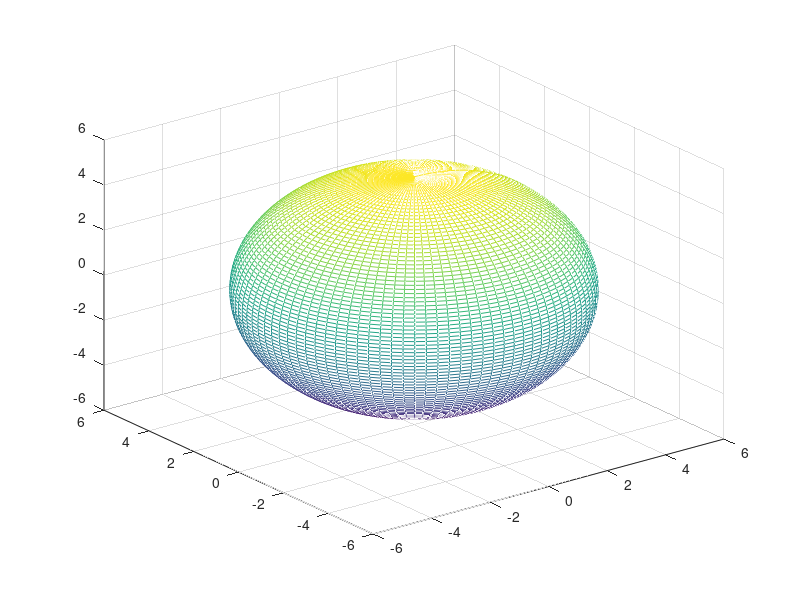
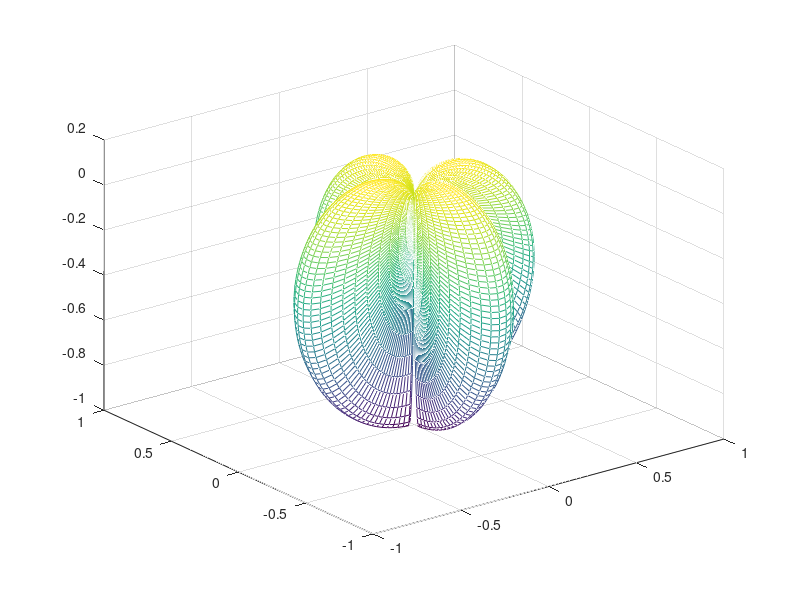
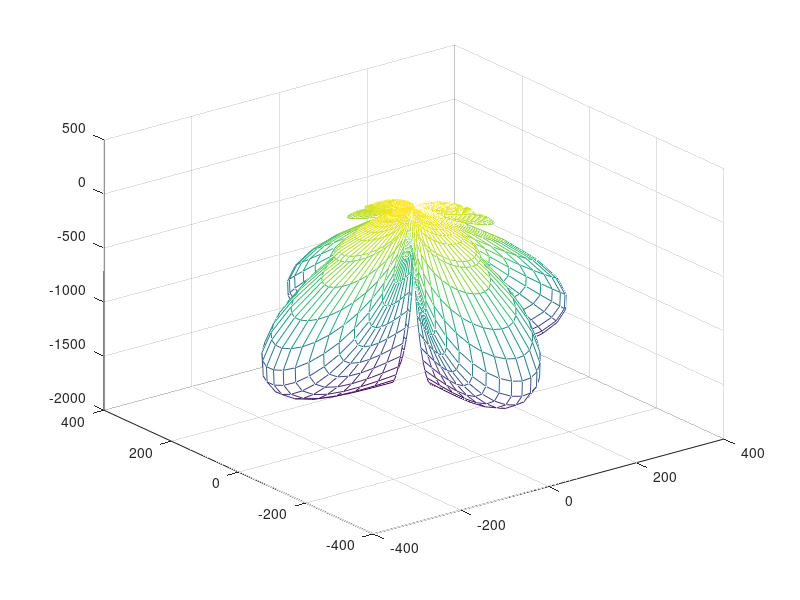
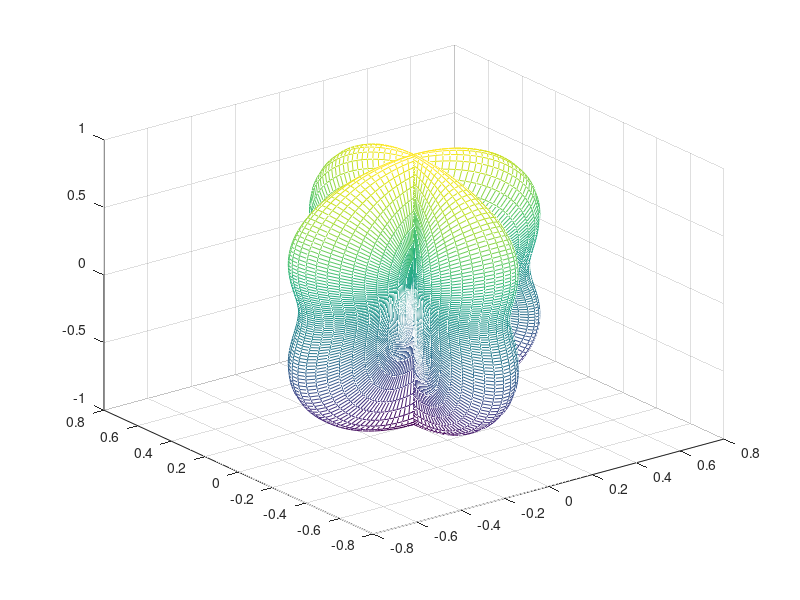

These charts were generated, in order, by the following MATLAB code:
%script that plots antenna pattern response of pulsar-earth system and LIGO

% the idea here is we give the students a script that plots a meshed sphere and ask them to
% edit it to show the pulsar earth system response
clear

phi=linspace(0,2*pi,100);
theta=linspace(0,pi,100);

% set up grid
[phi,theta]=meshgrid(phi,theta);

% radius of sphere
r=5;

x=r.*sin(theta).*cos(phi);
y=r.*sin(theta).*sin(phi);
z=r.*cos(theta);

% plot sphere
figure; mesh(x,y,z)

% they just need to make the radius a function of theta and phi
% antenna pattern response to a +-polarized wave
% Eq. 7 of Anholm et al. (Phys. Rev. D 79, 084030 (2009))
rp=abs(1/2*sin(theta).^2 .*(cos(phi).^2-sin(phi).^2) ./ (1+cos(theta)));

x=rp.*sin(theta).*cos(phi);
y=rp.*sin(theta).*sin(phi);
z=rp.*cos(theta);

figure; mesh(x,y,z)

% antenna pattern including frequency dependence (i.e. the pulsar term)
% (Eqs. 16 and 17 of Anholm et al.)

fL=10; % this is typical for pulsars
%fL=1; % for students to try. They should notice a frequency dependence in
%the picture

rp=abs(    (exp(-2*pi*i*fL*(1+cos(theta)))-1) .*...
    1/2*sin(theta).^2 .*(cos(phi).^2-sin(phi).^2)./ (1+cos(theta)));

x=rp.*sin(theta).*cos(phi);
y=rp.*sin(theta).*sin(phi);
z=rp.*cos(theta);

figure; mesh(x,y,z)

% EXCERCISE: At this point they do a Taylor expansion for theta=pi+delta, where delta
% is sufficiebtly small that the exponential can be expanded. This way they
% see where the frequency dependence in the response at the south pole is coming from 

% antenna pattern for LIGO (see Eq. 3 of Phys. Rev. D 79, 082002 (2009))
% this is kind of a cool paper, because it deals with non-Einstein tehories
% of gravity

% plus polarization with the polarization angle set to 0

psi=0;

rp=abs( 1/2 * (1+cos(theta).^2) .* cos(2*phi) .* cos(2*psi)...
    -cos(theta).*sin(2*theta)*sin(2*psi));

x=rp.*sin(theta).*cos(phi);
y=rp.*sin(theta).*sin(phi);
z=rp.*cos(theta);

figure; mesh(x,y,z)






